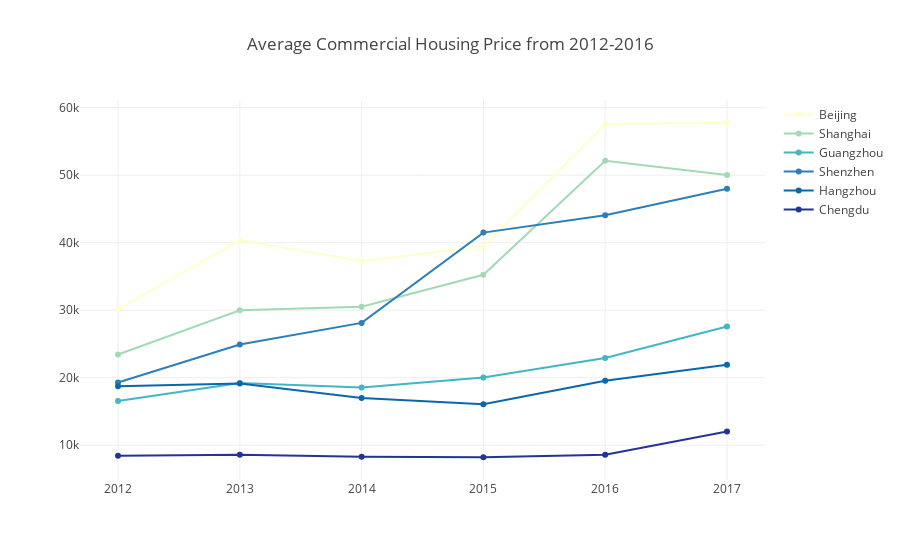

The notebook cell saved with this chart:
### Code cell
trace1 = go.Scatter(
    x=df.index,
    y=df['北京'].values,
    name = 'Beijing',
    marker=dict(
        color='rgb(255, 255, 204)',
    )
)
trace2 = go.Scatter(
    x=df.index,
    y=df['上海'].values,
    name = 'Shanghai',
    marker=dict(
        color='rgb(161, 218, 180)',
    )
)
trace3 = go.Scatter(
    x=df.index,
    y=df['广州'].values,
    name = 'Guangzhou',
    marker=dict(
        color='rgb(65, 182, 196)',
    )
)
trace4 = go.Scatter(
    x=df.index,
    y=df['深圳'].values,
    name = 'Shenzhen',
    marker=dict(
        color='rgb(44, 127, 184)',
    )
)
trace5 = go.Scatter(
    x=df.index,
    y=df['杭州'].values,
    name = 'Hangzhou',
    marker=dict(
        color='rgb(8, 104, 172)',
    )
)
trace6 = go.Scatter(
    x=df.index,
    y=df['成都'].values,
    name = 'Chengdu',
    marker=dict(
        color='rgb(37, 52, 148)',
    )
)

data = [trace1, trace2,trace3,trace4,trace5,trace6]
iplot({"data":data, 
       "layout": Layout(title="Average Commercial Housing Price from 2012-2016")
      })

### Figure 1 — Plotly figure (JSON) as saved in the notebook; plotly's stock layout.template omitted (floating-point values rounded to 4 significant figures)
{"data": [{"marker": {"color": "rgb(255, 255, 204)"}, "name": "Beijing", "type": "scatter", "x": [2012, 2013, 2014, 2015, 2016, 2017], "y": [30138, 40342, 37294, 39437, 57597, 57768]}, {"marker": {"color": "rgb(161, 218, 180)"}, "name": "Shanghai", "type": "scatter", "x": [2012, 2013, 2014, 2015, 2016, 2017], "y": [23428, 29978, 30522, 35237, 52142, 50017]}, {"marker": {"color": "rgb(65, 182, 196)"}, "name": "Guangzhou", "type": "scatter", "x": [2012, 2013, 2014, 2015, 2016, 2017], "y": [16555, 19208, 18564, 20016, 22926, 27578]}, {"marker": {"color": "rgb(44, 127, 184)"}, "name": "Shenzhen", "type": "scatter", "x": [2012, 2013, 2014, 2015, 2016, 2017], "y": [19298, 24910, 28117, 41494, 44060, 47996]}, {"marker": {"color": "rgb(8, 104, 172)"}, "name": "Hangzhou", "type": "scatter", "x": [2012, 2013, 2014, 2015, 2016, 2017], "y": [18713, 19131, 16984, 16080, 19553, 21929]}, {"marker": {"color": "rgb(37, 52, 148)"}, "name": "Chengdu", "type": "scatter", "x": [2012, 2013, 2014, 2015, 2016, 2017], "y": [8450, 8597, 8277, 8213, 8591, 12034]}], "layout": {"title": "Average Commercial Housing Price from 2012-2016"}}
